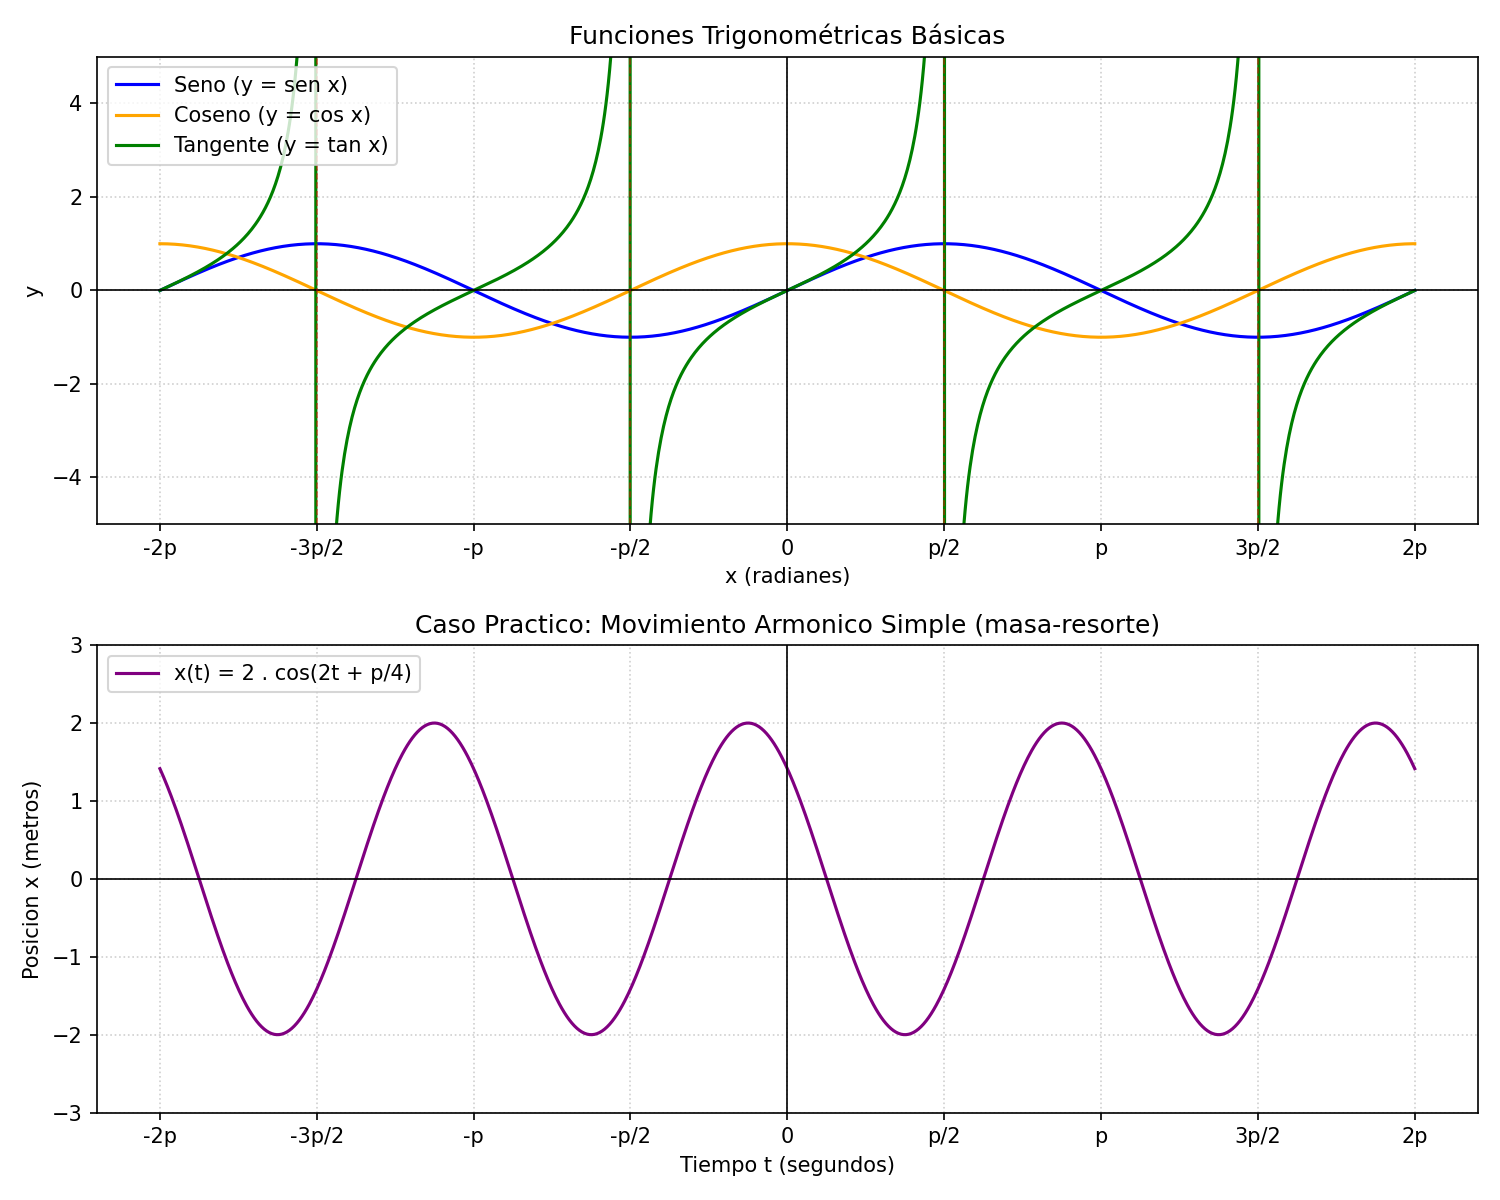

Here is the Python script that generated this plot:
# El código tiene como objetivo como graficar y comparar la funciones trigonométricas 
# básicas (seno, coseno y tangente) en un rango  de -2p a 2p, permitiendo:

# Identificar patrones (periodicidad, amplitud, asíntotas).
# Entender diferencias clave entre las funciones (ej. ceros, máximos/mínimos).
# Visualizar conceptos matemáticos como:
# Puntos notables (p/2, p, etc.).
# Comportamiento de la tangente (discontinuidades).

import matplotlib.pyplot as plt
import numpy as np
from pathlib import Path

# =====================================================
# 1. CONFIGURACIÓN INICIAL Y GENERACIÓN DE DATOS
# =====================================================
# Rango de -2p a 2p con 1000 puntos para suavidad
x = np.linspace(-2 * np.pi, 2 * np.pi, 1000)

# Puntos notables en el eje X (multiplos de p/2)
puntos_notables = [i * np.pi / 2 for i in range(-4, 5)]
etiquetas = ["-2p", "-3p/2", "-p", "-p/2", "0", "p/2", "p", "3p/2", "2p"]

# =====================================================
# 2. CREACIÓN DE LA FIGURA CON DOS SUBPLOTS
# =====================================================
fig, (ax1, ax2) = plt.subplots(2, 1, figsize=(10, 8))

# =====================================================
# 3. GRAFICA 1: FUNCIONES TRIGONOMÉTRICAS BÁSICAS
# =====================================================
ax1.plot(x, np.sin(x), label='Seno (y = sen x)', color='blue')
ax1.plot(x, np.cos(x), label='Coseno (y = cos x)', color='orange')
ax1.plot(x, np.tan(x), label='Tangente (y = tan x)', color='green')

# Configuración de los ejes
ax1.set_xticks(puntos_notables)
ax1.set_xticklabels(etiquetas)
ax1.set_ylim(-5, 5)  # Limita rango en 'y' para evitar picos infinitos de la tangente
ax1.axhline(0, color='black', linewidth=0.8) # eje horizontal
ax1.axvline(0, color='black', linewidth=0.8)  # eje vertical

# Líneas punteadas para las asíntotas de la tangente (donde cos(X) = 0)
for k in range(-3, 4):
    asintota = (2*k + 1) * np.pi / 2
    if -2*np.pi <= asintota <= 2*np.pi:
        ax1.axvline(asintota, color='red', linestyle='--', linewidth=0.8, alpha=0.5)

ax1.set_title("Funciones Trigonométricas Básicas")
ax1.grid(True, linestyle=':', alpha=0.6)
ax1.legend(loc='upper left')
ax1.set_xlabel('x (radianes)')
ax1.set_ylabel('y')

# =========================================================
# 4. GRÁFICA 2: CASO PRÁCTICO - MOVIMIENTO ARMÓNICO SIMPLE
# =========================================================
# Ejemplo: Un resorte con masa oscila verticalmente.
# La posición en función del tiempo se modela como:
#   y(t) = A * cos(? t + f)
# donde:
#   A = amplitud (desplazamiento máximo) = 2 metros.
#   ? = frecuencia angular = 2 rad/s
#   f = fase inicial = p/4 radianes  (45°)
A = 2
omega = 2
fase = np.pi / 4

# Definimos la funcion  para el caso practico
y_mas_resorte = A * np.cos(omega * x + fase)

# Graficamos
ax2.plot(x, y_mas_resorte, label='x(t) = 2 . cos(2t + p/4)', color='purple')

# Configuracion
ax2.set_xticks(puntos_notables)
ax2.set_xticklabels(etiquetas)
ax2.axhline(0, color='black', linewidth=0.8) 
ax2.axvline(0, color='black', linewidth=0.8)
ax2.set_ylim(-3, 3) # Un poco mas que la amplitud para ver los limites
ax2.set_title('Caso Practico: Movimiento Armonico Simple (masa-resorte)')
ax2.grid(True, linestyle=':', alpha=0.6)
ax2.legend(loc='upper left')
ax2.set_xlabel('Tiempo t (segundos)')
ax2.set_ylabel('Posicion x (metros)')

# =========================================================
# 5. AJUSTE FINAL Y VISUALIZACIÓN
# =========================================================
plt.tight_layout()
backend = plt.get_backend().lower()

if "agg" in backend:
    output_path = Path(__file__).with_name("ejercicio-02.png")
    plt.savefig(output_path, dpi=150)
    print(f"Backend no interactivo detectado ({backend}). Gráfica guardada en: {output_path}")
else:
    plt.show()
